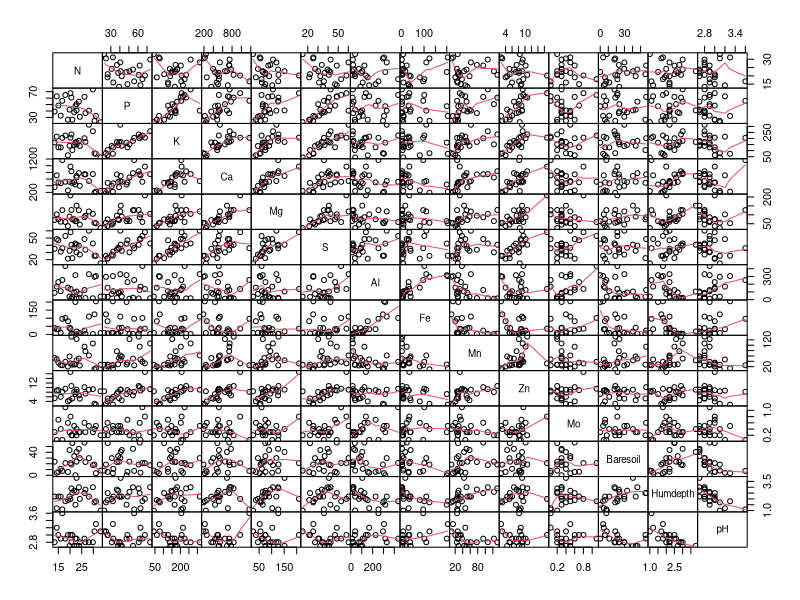
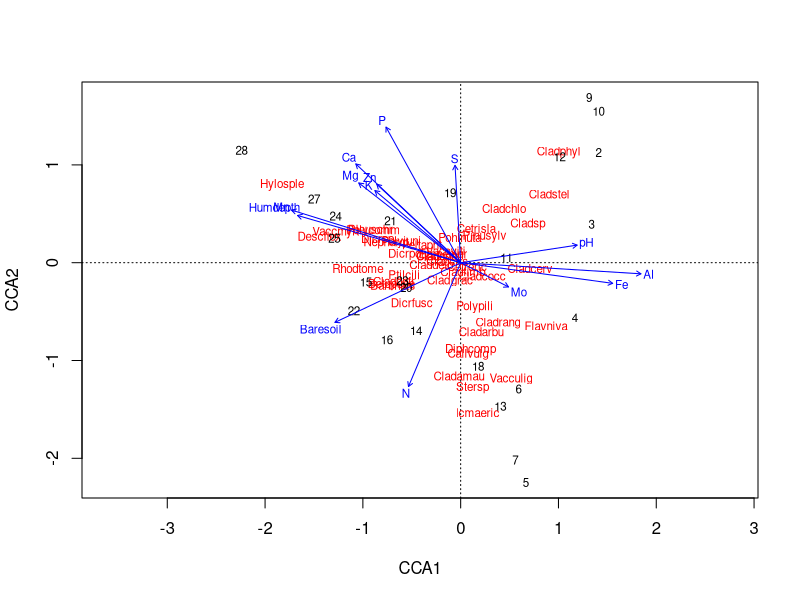
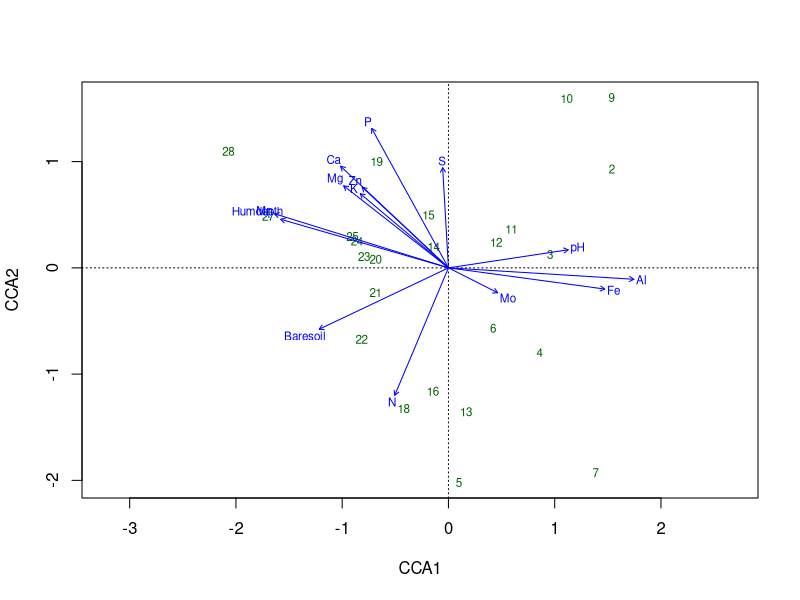
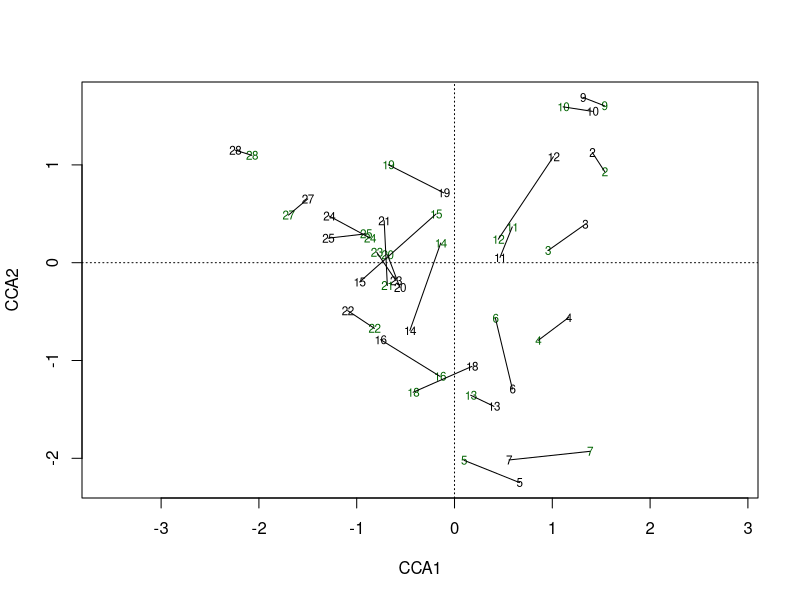
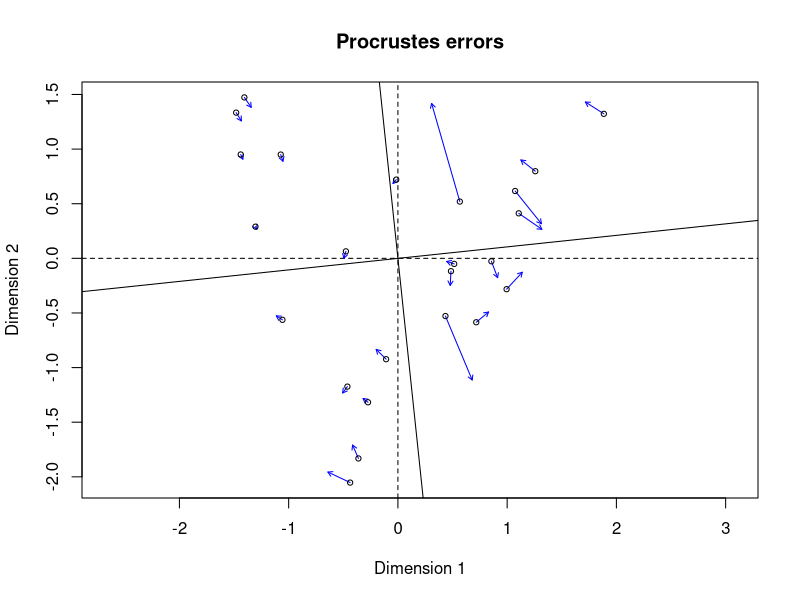
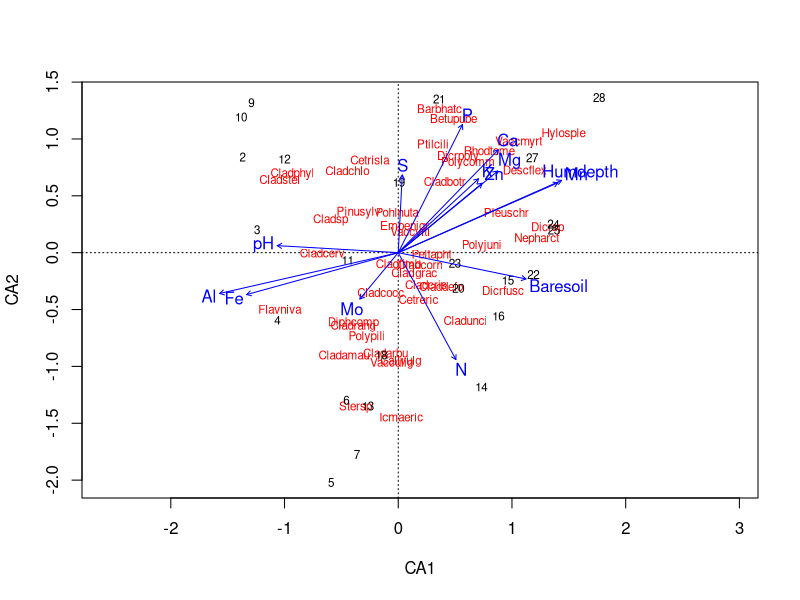

These figures' R source, in order: (Note: this script raises an error after producing the figures.)
#Multivariate stats

library(vegan)

data(varespec)
data(varechem)
str(varechem)
summary(varechem)
plot(varechem,gap=0,panel=panel.smooth)

m <- cca(varespec)
mm <- cca(varespec,varechem)
m
mm

cca(varespec, varechem[, c("Al", "P", "K")])
summary(m)

spenvcor(mm)
plot(mm)
plot(mm, display = c("lc","bp"))

plot(mm, dis=c("wa","lc"))
ordispider(mm)
plot(procrustes(m, mm))

#plot env variables to unconstrained ordination
plot(m)
plot(envfit(m, varechem))

#select specific variables as constraints
cca(varespec ~ Al + P + K, data=varechem)

#
m0 <- cca(dune ~ 1, dune.env)
m1 <- cca(dune ~ ., dune.env)
m <- step(m0, scope=formula(m1), test="p")
m
#tutorial said this stops too soon, but how to know? 
##because <none> isn't the best model!

mod <- varpart(dune, ~ Management, ~ A1 + Moisture, data = dune.env)
mod
plot(mod)
